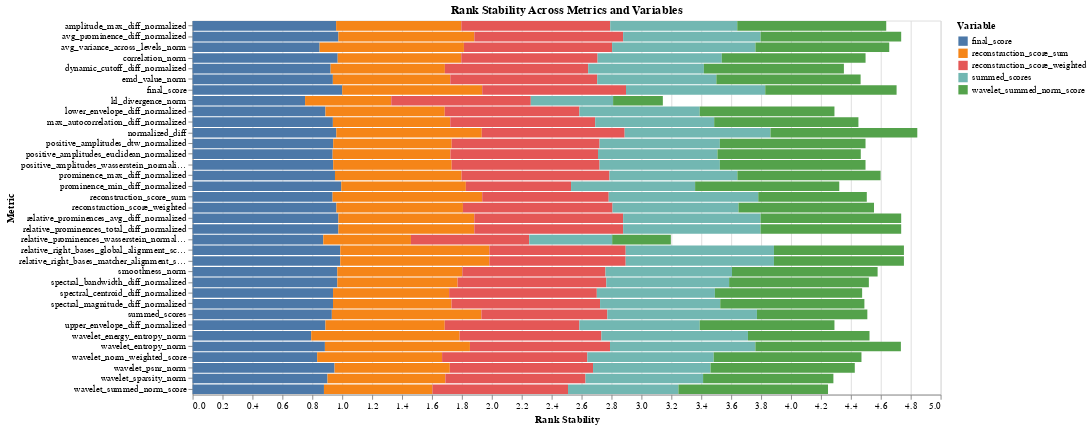

Here is the notebook cell this chart was saved with:
### Code cell
alt.Chart(pivoted_df).mark_bar().encode(
	y=alt.Y('metric:N', title='Metric'),
    x=alt.X('rank_stability:Q', title='Rank Stability', sort='-y', ),
    color=alt.Color('variable:N', legend=alt.Legend(title="Variable")),
    tooltip=['metric', 'variable', 'rank_stability']
).properties(width=800, height=400, title="Rank Stability Across Metrics and Variables")

### Figure 1 — Vega-Lite specification as saved in the notebook (floating-point values rounded to 4 significant figures; data arrays with more than 128 entries replaced by an {"elided": "..."} marker saying what was removed)
{"config": {"view": {"continuousWidth": 300, "continuousHeight": 300}}, "data": {"name": "data-c8eac709b7ff3cea4cb5691af6e58780"}, "mark": {"type": "bar"}, "encoding": {"color": {"field": "variable", "legend": {"title": "Variable"}, "type": "nominal"}, "tooltip": [{"field": "metric", "type": "nominal"}, {"field": "variable", "type": "nominal"}, {"field": "rank_stability", "type": "quantitative"}], "x": {"field": "rank_stability", "sort": "-y", "title": "Rank Stability", "type": "quantitative"}, "y": {"field": "metric", "title": "Metric", "type": "nominal"}}, "height": 400, "title": "Rank Stability Across Metrics and Variables", "width": 800, "$schema": "https://vega.github.io/schema/vega-lite/v5.8.0.json", "datasets": {"data-c8eac709b7ff3cea4cb5691af6e58780": {"elided": "185 records"}}}
